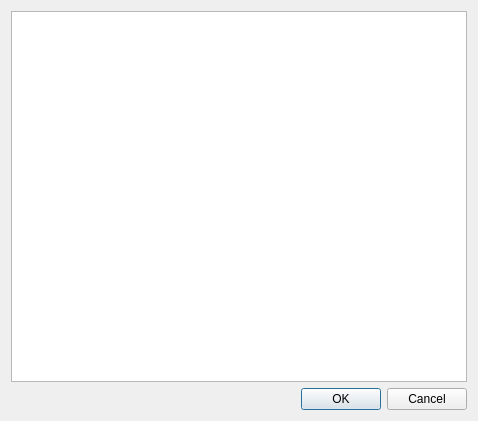
<?xml version="1.0" encoding="UTF-8"?>
<ui version="4.0">
 <class>Dialog</class>
 <widget class="QDialog" name="Dialog">
  <property name="geometry">
   <rect>
    <x>0</x>
    <y>0</y>
    <width>478</width>
    <height>421</height>
   </rect>
  </property>
  <property name="windowTitle">
   <string>Dialog</string>
  </property>
  <layout class="QVBoxLayout" name="verticalLayout">
   <item>
    <widget class="QPlainTextEdit" name="plainTextEdit"/>
   </item>
   <item>
    <widget class="QDialogButtonBox" name="buttonBox">
     <property name="standardButtons">
      <set>QDialogButtonBox::Cancel|QDialogButtonBox::Ok</set>
     </property>
    </widget>
   </item>
  </layout>
 </widget>
 <resources/>
 <connections/>
</ui>
